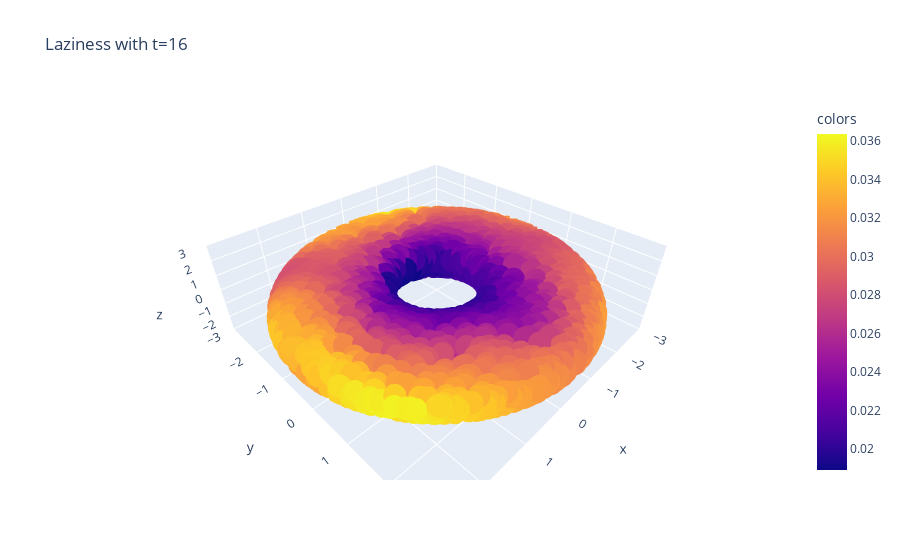

The notebook cell saved with this chart:
### Code cell
plot_3d(X,decaying_lazy[:,16],title="Laziness with t=16",use_plotly=True)

### Figure 1 — Plotly figure (JSON) as saved in the notebook; plotly's stock layout.template omitted (floating-point values rounded to 4 significant figures; data arrays with more than 128 entries replaced by an {"elided": "..."} marker saying what was removed)
{"data": [{"hovertemplate": "x=%{x}<br>y=%{y}<br>z=%{z}<br>colors=%{marker.color}<extra></extra>", "legendgroup": "", "marker": {"color": {"elided": "2546 float values"}, "coloraxis": "coloraxis", "symbol": "circle"}, "mode": "markers", "name": "", "scene": "scene", "showlegend": false, "type": "scatter3d", "x": {"elided": "2546 float values"}, "y": {"elided": "2546 float values"}, "z": {"elided": "2546 float values"}}], "layout": {"coloraxis": {"colorbar": {"title": {"text": "colors"}}, "colorscale": [[0, "#0d0887"], [0.1111, "#46039f"], [0.2222, "#7201a8"], [0.3333, "#9c179e"], [0.4444, "#bd3786"], [0.5556, "#d8576b"], [0.6667, "#ed7953"], [0.7778, "#fb9f3a"], [0.8889, "#fdca26"], [1, "#f0f921"]]}, "legend": {"tracegroupgap": 0}, "scene": {"domain": {"x": [0, 1], "y": [0, 1]}, "xaxis": {"range": [-3, 3], "title": {"text": "x"}}, "yaxis": {"range": [-3, 3], "title": {"text": "y"}}, "zaxis": {"range": [-3, 3], "title": {"text": "z"}}}, "title": {"text": "Laziness with t=16"}}}
